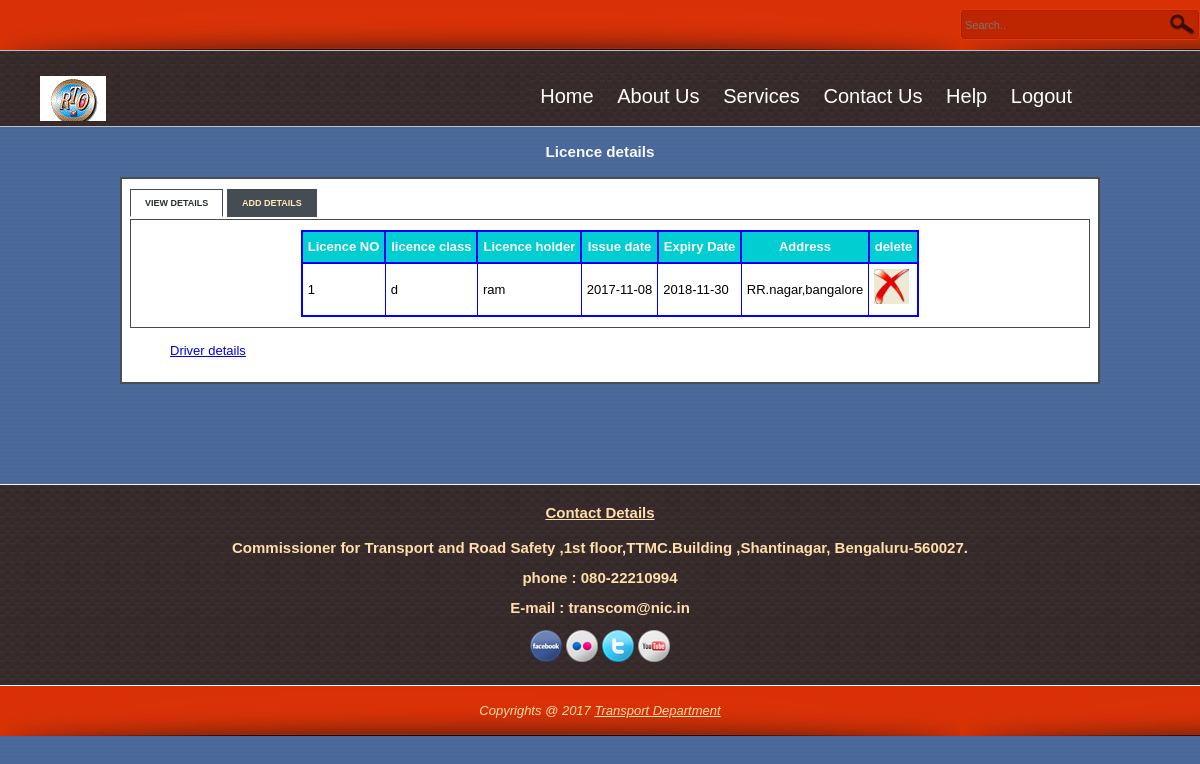
Screenshot of /licence.php (signed in) with the database file from the repository.
### tables this page shows
CREATE TABLE IF NOT EXISTS `licence` (
  `l_no` int(11) NOT NULL,
  `l_class` varchar(20) NOT NULL,
  `issue_d` date NOT NULL,
  `expiry_d` date NOT NULL,
  `d_id` int(11) NOT NULL
);

CREATE TABLE IF NOT EXISTS `driver` (
  `d_id` int(11) NOT NULL,
  `d_name` varchar(20) NOT NULL,
  `d_gender` varchar(8) NOT NULL,
  `d_dob` date NOT NULL,
  `d_phone` varchar(12) NOT NULL,
  `d_address` varchar(100) NOT NULL
);

### licence.php (the view, shortened to what this page needs)
<!DOCTYPE html>
<html>
<head>
<link href="css/style.css"  type="text/css" rel="stylesheet"/>
</head>
<body>
<div id="header">
	<div id="search">
		<form action="https://www.google.co.in" method="get">
              <input type="text" name="search" placeholder="Search.." title="Keyword" class="txt_field" />
              <input type="submit" name="Search" value=" " title="Search" class="sub_btn" />
        </form>
	</div>
</div>
<div id="titlebar">
	<div id="site_title"><a href="#" title="RTO"></a>
	</div>
	<div id="container">
		<nav>
			<ul>
				<li><a href="index.php" >Home</a></li>
				<li><a>About Us</a>
				</li>
				<li><a>Services</a>
				</li>
				<li><a href="contact.php" title="Contact">Contact Us</a>
				</li>
				<li><a>Help</a>
					</li>
				<li><a href="logout.php" title="Logout">Logout</a></li>
			</ul>
		</nav>
    </div>
</div>
<div id="main">
<h3 align="center">Licence details</h3>
 <div class="tabbed_area">
        <ul class="tabs">
            <li><a href="javascript:tabSwitch('tab_1', 'content_1');" id="tab_1" class="active">View details</a></li>
            <li><a href="javascript:tabSwitch('tab_2', 'content_2');" id="tab_2">Add details</a></li>
        </ul>
        <div id="content_1" class="content">
		<?php  echo $message;
       $result = mysql_query("SELECT * FROM licence l,driver d where l.d_id=d.d_id")or die(mysql_error());
        echo "<table border='1' cellpadding='5'align='center'>";
        echo "<tr> <th>Licence NO</th><th>licence class</th><th>Licence holder</th> <th>Issue date</th><th>Expiry Date</th><th>Address</th><th>delete</th></tr>";
        while($row = mysql_fetch_array( $result )) {
                echo "<tr>";
				 echo '<td>' . $row['l_no'] . '</td>';
				  echo '<td>' . $row['l_class'] . '</td>';
				  echo '<td>' . $row['d_name'] . '</td>';
				 echo '<td>' . $row['issue_d'] . '</td>';
				  echo '<td>' . $row['expiry_d'] . '</td>';
				    echo '<td>' . $row['d_address'] . '</td>';
				?>
				<td><a href="delete_licence.php?l_no=<?php echo $row['l_no']?>"><img src="images/delete-icon.jpg" width="35" height="35" border="0" /></a></td>
		<?php
		}
        echo "</table>";
?>
        </div>
		<ol><a href="dl.php" title="DL">Driver details</a></ol>
		</div>
<div id="social_button" align="center">
        	<h4><u>Contact Details</u></h4>
            <b><p>Commissioner for Transport and Road Safety ,1st floor,TTMC.Building ,Shantinagar, Bengaluru-560027. </p><p> phone : 080-22210994</p> <p>E-mail : transcom@nic.in</p></b>
                <a href="https://www.facebook.com/Transport-Department-293677424355837/?skip_nax_wizard=true"><img alt="Facebook" src="images/facebook-32x32.png" title="Facebook" /></a>
                <a href="http://www.flickr.com"><img alt="Flickr" src="images/flickr-32x32.png" title="Flickr" /></a>
                <a href="https://twitter.com/TransportDepart"><img alt="Twitter" src="images/twitter-32x32.png" title="Twitter" /></a>
                <a href="http://www.youtube.com/TransportDepart"><img alt="Youtube" src="images/youtube-32x32.png" title="Youtube" /></a>
</div>
<div id="bar_wrapper">
	<div id="bar">Copyrights @ 2017 <a href="http://transport.karnataka.gov.in/">Transport Department</a></div>
</div>
</body>
</html>

### css/style.css (style rules this page uses)
body { margin: 0; padding: 0px; width: 100%; height:100%; font-family: Tahoma, Geneva, sans-serif; font-size: 13px; background: url(../images/bg.jpg); }
#header { height: 50px; width: 100%; background: url(../images/bg_header.png); }
#search { float: right; margin-top: 9px }
#search form { margin: 0; padding: 0; height: 31px; width: 240px; background: url(../images/searchbar.png) no-repeat; }
#search .txt_field { float: left; display: block; height: 31px; width: 200px; font-size: 11px; padding: 0 5px; font-variant: normal; border: none; background: none; }
#search .sub_btn { float: right; display: block; height: 31px; width: 30px; cursor: pointer; border: none; background: none; }
#titlebar { border-top: 1px solid #C0C0C0; margin: 0; padding: 25px 10px ; width: 98.5%; height: 25px; background: url(../images/bar.png); }
#site_title { float: left; }
#site_title a { margin: 0 30px; display: block; width: 275px; height: 45px; text-indent: -10000px; background: url(../images/logo.gif) no-repeat top left ; }
#container { float: right; display: block; margin:0 110px; }
nav { background: url(../images/bar.png); }
nav ul { padding: 0; margin:0; list-style: none; position: relative; }
nav ul li { display: inline-block; background: url(../images/bar.png); }
nav a { display:block; padding:0 10px; color: #fff; font-size: 20px; line-height:40px; text-decoration: none; }
#main { border-top: 1px solid #C0C0C0; height:auto; width: 100%; color: #F8F8FF; font-family: Tahoma, Geneva, sans-serif; line-height: 20px; }
.tabbed_area { margin-left:120px; width:80%; border: 2px solid #494e52; background-color: #fff; padding: 8px; margin-bottom:30px; }
ul.tabs { margin: 0px; padding: 0px; margin-top: 5px; margin-bottom: 6px; }
ul.tabs li { list-style: none; display: inline; }
ul.tabs li a { background-color: #464c54; color: #ffebb5; padding: 8px 14px 8px 14px; text-decoration: none; font-size: 9px; font-family: Verdana, Arial, Helvetica, sans-serif; font-weight: bold; text-transform: uppercase; border: 1px solid #464c54; }
ul.tabs li a.active { background-color: #ffffff; color: #282e32; border: 1px solid #464c54; border-bottom: 1px solid #ffffff; }
.content { color:black; padding: 10px; border: 1px solid #464c54; }
#social_button { margin-top:100px; height:200px; border-top: 1px solid #F8F8FF; background: url(../images/bar.png); font-size: 15px; color: #FFDEAD; font-family: Tahoma, Geneva, sans-serif; line-height: 15px; }
#bar_wrapper { height:50px; width: 100%; border-top: 1px solid #F8F8FF; background: url(../images/bg_header.png); }
#bar { width: 98%; margin: 0 auto; padding: 15px 10px; color: #FFDEAD; text-align: center; font-style: italic; }
#bar a { color: #FFDEAD; }
table { border-collapse:collapse; }
table,th { border: 2px solid blue; }
th { background-color: #00CED1; color:white; }

### rows the page displays
licence: l_no "1", l_class "d", d.d_name "ram", issue_d "2017-11-08", expiry_d "2018-11-30", d.d_address "RR.nagar,bangalore"
